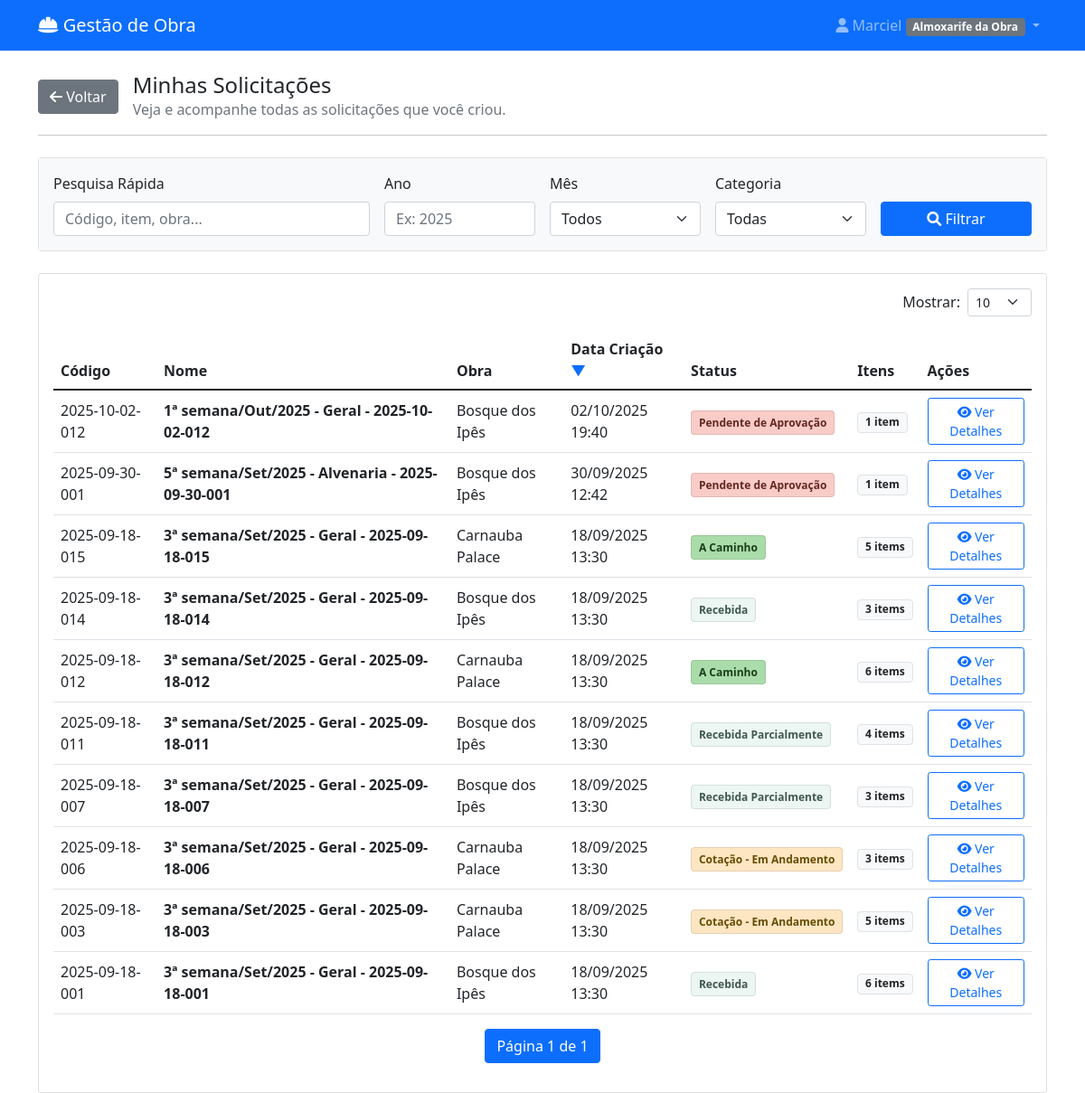
The page /minhas-solicitacoes/ (signed in) on the database its author committed.
### materiais/models.py (models this page shows, shortened)
class User(AbstractUser):
    PERFIL_CHOICES = [
        ('almoxarife_obra', 'Almoxarife da Obra'),
        ('engenheiro', 'Engenheiro'),
        ('almoxarife_escritorio', 'Almoxarife do Escritório'),
        ('diretor', 'Diretor'),
    ]
    perfil = models.CharField(max_length=30, choices=PERFIL_CHOICES)
    telefone = models.CharField(max_length=15, blank=True)
    obras = models.ManyToManyField('Obra', blank=True, related_name='usuarios')
    assinatura_imagem = models.ImageField(upload_to='assinaturas/', null=True, blank=True, verbose_name="Imagem da Assinatura")

class SolicitacaoCompra(models.Model):
    STATUS_CHOICES = [
        ('rascunho', 'Rascunho'),
        ('pendente_aprovacao', 'Pendente de Aprovação'),
        ('aprovado_engenharia', 'Aprovado - Engenharia'),
        ('aprovada', 'Cotação - Para Iniciar'),
        ('rejeitada', 'Rejeitada'),
        ('em_cotacao', 'Cotação - Em Andamento'),
        ('aguardando_resposta', 'Cotação - Aguardando Resposta'),
        ('cotacao_selecionada', 'Cotação - Recebida/Analisar'),
        ('finalizada', 'RM Gerada'),
        ('a_caminho', 'A Caminho'),
        ('recebida_parcial', 'Recebida Parcialmente'),  # <-- NOVO STATUS ADICIONADO
        ('recebida', 'Recebida'),
    ]
    numero = models.CharField(max_length=100, unique=True, blank=True, verbose_name="Código")
    solicitante = models.ForeignKey(User, on_delete=models.CASCADE, related_name='solicitacoes')
    obra = models.ForeignKey(Obra, on_delete=models.CASCADE, null=True, blank=True)
    destino = models.ForeignKey(
        DestinoEntrega,
        on_delete=models.SET_NULL,
        null=True,
        blank=True,
        verbose_name="Destino de Entrega"
    )
    categoria_sc = models.ForeignKey(
        CategoriaSC,
        on_delete=models.SET_NULL,
        null=True,
        blank=True,
        verbose_name="Categoria da SC"
    )
    data_criacao = models.DateTimeField(auto_now_add=True)
    data_necessidade = models.DateField()
    justificativa = models.TextField(verbose_name="Observação Geral")
    is_emergencial = models.BooleanField(default=False, verbose_name="Solicitação Emergencial")
    status = models.CharField(max_length=20, choices=STATUS_CHOICES, default='rascunho')
    aprovador = models.ForeignKey(User, on_delete=models.SET_NULL, null=True, blank=True, related_name='aprovacoes')
    data_aprovacao = models.DateTimeField(null=True, blank=True)
    observacoes_aprovacao = models.TextField(blank=True)
    data_recebimento = models.DateTimeField(null=True, blank=True, verbose_name="Data de Recebimento")
    recebedor = models.ForeignKey(User, on_delete=models.CASCADE, verbose_name="Recebedor", null=True, blank=True)
    sc_mae = models.ForeignKey(
        'self',
        on_delete=models.SET_NULL,
        null=True,
        blank=True,
        related_name='scs_filhas'
    )
    @property
    def nome_descritivo(self):
        if not self.numero or not self.data_criacao:
            return "SC em criação..."
        data = timezone.localtime(self.data_criacao)
        semana_do_mes = (data.day - 1) // 7 + 1
        meses = ['Jan', 'Fev', 'Mar', 'Abr', 'Mai', 'Jun', 'Jul', 'Ago', 'Set', 'Out', 'Nov', 'Dez']
        mes_str = meses[data.month - 1]
        ano_str = data.strftime('%Y')
        categoria_nome = self.categoria_sc.nome if self.categoria_sc else "Geral"
        return f"{semana_do_mes}ª semana/{mes_str}/{ano_str} - {categoria_nome} - {self.numero}"

class Obra(models.Model):
    nome = models.CharField(max_length=100, verbose_name="Nome da Obra")
    endereco = models.CharField(max_length=200, blank=True, verbose_name="Endereço")
    data_inicio = models.DateField(null=True, blank=True, verbose_name="Data de Início")
    data_fim = models.DateField(null=True, blank=True, verbose_name="Data de Fim")
    ativa = models.BooleanField(default=True, verbose_name="Ativa")
    class Meta:
        verbose_name = "Obra"
        verbose_name_plural = "Obras"

class CategoriaSC(models.Model):
    nome = models.CharField(max_length=100, unique=True)
    descricao = models.TextField(blank=True)
    class Meta:
        verbose_name = "Categoria de SC"
        verbose_name_plural = "Categorias de SC"

### materiais/views.py (the view)
# urls.py: path('minhas-solicitacoes/', views.minhas_solicitacoes, name='minhas_solicitacoes'),
@login_required
def minhas_solicitacoes(request):
    termo_busca = request.GET.get('q', '').strip()
    ano = request.GET.get('ano', '')
    mes = request.GET.get('mes', '')
    categoria_id = request.GET.get('categoria', '')
    sort_by = request.GET.get('sort', 'data_criacao')
    direction = request.GET.get('dir', 'desc')
    base_query = SolicitacaoCompra.objects.filter(solicitante=request.user)
    if termo_busca:
        base_query = base_query.filter(
            Q(numero__icontains=termo_busca) | Q(nome_descritivo__icontains=termo_busca) |
            Q(itens__descricao__icontains=termo_busca) | Q(obra__nome__icontains=termo_busca)
        ).distinct()
    if ano: base_query = base_query.filter(data_criacao__year=ano)
    if mes: base_query = base_query.filter(data_criacao__month=mes)
    if categoria_id: base_query = base_query.filter(categoria_sc_id=categoria_id)
    base_query = base_query.annotate(item_count=Count('itens'))
    status_order = Case(*[When(status=s[0], then=Value(i)) for i, s in enumerate(SolicitacaoCompra.STATUS_CHOICES)], output_field=IntegerField())
    base_query = base_query.annotate(status_order=status_order)
    valid_sort_fields = {'codigo': 'numero', 'obra': 'obra__nome', 'data_criacao': 'data_criacao', 'status': 'status_order', 'itens': 'item_count'}
    order_field = valid_sort_fields.get(sort_by, 'data_criacao')
    order = f'-{order_field}' if direction == 'desc' else order_field
    solicitacoes_list = base_query.select_related('obra').order_by(order)
    per_page = request.GET.get('per_page', 10) # Padrão de 10 itens por página
    paginator = Paginator(solicitacoes_list, per_page)
    page_number = request.GET.get('page')
    page_obj = paginator.get_page(page_number)
    context = {
        'solicitacoes': page_obj, # IMPORTANTE: Enviamos o objeto da página, não mais a lista completa
        'per_page': per_page,
        'categorias_sc': CategoriaSC.objects.all().order_by('nome'),
        'meses_opcoes': range(1, 13),
        'filtros_aplicados': { 'q': termo_busca, 'ano': ano, 'mes': mes, 'categoria': categoria_id, },
        'current_sort': sort_by,
        'current_dir': direction,
    }
    return render(request, 'materiais/minhas_solicitacoes.html', context)

### materiais/templatetags/materiais_extras.py (called while the page is built)
@register.filter
def remove_param(query_string, keys_to_remove):
    keys_to_remove = keys_to_remove.split(',')
    query_dict = QueryDict(query_string).copy()
    for key in keys_to_remove:
        if key in query_dict:
            del query_dict[key]
    return query_dict.urlencode()

### materiais/templates/materiais/minhas_solicitacoes.html (shortened to what this page needs)
{% extends 'materiais/base.html' %}
{% load materiais_extras %}
{% block content %}
<div class="d-flex align-items-center mb-3">
    <a href="{% url 'materiais:dashboard' %}" class="btn btn-secondary me-3"><i class="fas fa-arrow-left"></i> Voltar</a>
    <div>
        <h4 class="mb-0">Minhas Solicitações</h4>
        <p class="text-muted mb-0">Veja e acompanhe todas as solicitações que você criou.</p>
    </div>
</div>
<hr class="mb-4">
<div class="card mb-4">
    <div class="card-body bg-light">
        <form method="GET" action="{% url 'materiais:minhas_solicitacoes' %}">
            <div class="row g-3 align-items-end">
                <div class="col-md-4"><label for="q" class="form-label">Pesquisa Rápida</label><input type="text" name="q" id="q" class="form-control" value="{{ filtros_aplicados.q }}" placeholder="Código, item, obra..."></div>
                <div class="col-md-2"><label for="ano" class="form-label">Ano</label><input type="number" name="ano" id="ano" class="form-control" value="{{ filtros_aplicados.ano }}" placeholder="Ex: 2025"></div>
                <div class="col-md-2"><label for="mes" class="form-label">Mês</label><select name="mes" id="mes" class="form-select"><option value="">Todos</option></select></div>
                <div class="col-md-2"><label for="categoria" class="form-label">Categoria</label><select name="categoria" id="categoria" class="form-select"><option value="">Todas</option></select></div>
                <div class="col-md-2"><button type="submit" class="btn btn-primary w-100"><i class="fas fa-search"></i> Filtrar</button></div>
            </div>
        </form>
    </div>
</div>
<div class="card">
    <div class="card-body">
        <div class="d-flex justify-content-end mb-3">
            <form method="GET" action="" class="d-flex align-items-center">
                <label for="per_page" class="form-label me-2 mb-0">Mostrar:</label>
                <select name="per_page" id="per_page" class="form-select form-select-sm" style="width: auto;" onchange="this.form.submit()">
                    <option value="10" {% if per_page == '10' %}selected{% endif %}>10</option>
                </select>
            </form>
        </div>
        {% if solicitacoes %}
            <div class="table-responsive">
                <table class="table table-hover align-middle">
                    <thead>
                        <tr>
                            {% with base_url=request.path url_params=request.GET.urlencode|remove_param:'sort,dir' %}
                            <th class="sortable">
                                <a href="{{ base_url }}?sort=codigo&dir={% if current_sort == 'codigo' and current_dir == 'asc' %}desc{% else %}asc{% endif %}&{{ url_params }}">
                                    Código
                                </a>
                            </th>
                            <th>Nome</th>
                            <th class="sortable">
                                <a href="{{ base_url }}?sort=obra&dir={% if current_sort == 'obra' and current_dir == 'asc' %}desc{% else %}asc{% endif %}&{{ url_params }}">
                                    Obra
                                </a>
                            </th>
                            <th class="sortable">
                                <a href="{{ base_url }}?sort=data_criacao&dir={% if current_sort == 'data_criacao' and current_dir == 'asc' %}desc{% else %}asc{% endif %}&{{ url_params }}">
                                    Data Criação <span class="sort-icon">{% if current_sort == 'data_criacao' or not current_sort %}{% if current_dir == 'asc' %}&#9650;{% else %}&#9660;{% endif %}{% endif %}</span>
                                </a>
                            </th>
                            <th class="sortable">
                                <a href="{{ base_url }}?sort=status&dir={% if current_sort == 'status' and current_dir == 'asc' %}desc{% else %}asc{% endif %}&{{ url_params }}">
                                    Status
                                </a>
                            </th>
                            <th class="sortable">
                                <a href="{{ base_url }}?sort=itens&dir={% if current_sort == 'itens' and current_dir == 'asc' %}desc{% else %}asc{% endif %}&{{ url_params }}">
                                    Itens
                                </a>
                            </th>
                            <th>Ações</th>
                            {% endwith %}
                        </tr>
                    </thead>
                    <tbody>
                        {% for solicitacao in solicitacoes %}
                        <tr>
                            <td>{{ solicitacao.numero }}</td>
                            <td><strong>{{ solicitacao.nome_descritivo }}</strong></td>
                            <td>{{ solicitacao.obra.nome|default:"-" }}</td>
                            <td>{{ solicitacao.data_criacao|date:"d/m/Y H:i" }}</td>
                            <td>
                                {% if solicitacao.status == 'pendente_aprovacao' %}<span class="status-badge badge-aberto">{{ solicitacao.get_status_display }}</span>
                                {% elif solicitacao.status == 'aprovada' or solicitacao.status == 'aprovado_engenharia' %}<span class="status-badge badge-aprovado">{{ solicitacao.get_status_display }}</span>
                                {% elif solicitacao.status == 'em_cotacao' or solicitacao.status == 'aguardando_resposta' or solicitacao.status == 'cotacao_selecionada' %}<span class="status-badge badge-cotacao">{{ solicitacao.get_status_display }}</span>
                                {% elif solicitacao.status == 'finalizada' %}<span class="status-badge badge-finalizada">{{ solicitacao.get_status_display }}</span>
                                {% elif solicitacao.status == 'a_caminho' %}<span class="status-badge badge-caminho">{{ solicitacao.get_status_display }}</span>
                                {% elif solicitacao.status == 'recebida' or solicitacao.status == 'recebida_parcial' %}<span class="status-badge badge-entregue">{{ solicitacao.get_status_display }}</span>
                                {% elif solicitacao.status == 'rejeitada' %}<span class="status-badge badge-rejeitada">{{ solicitacao.get_status_display }}</span>
                                {% else %}<span class="badge bg-secondary">{{ solicitacao.get_status_display }}</span>{% endif %}
                            </td>
                            <td>
                                <span class="badge bg-light text-dark border">{{ solicitacao.item_count }} item{{ solicitacao.item_count|pluralize:"s" }}</span>
                            </td>
                            <td>
                                <button class="btn btn-sm btn-outline-primary btn-ver-detalhes" data-bs-toggle="modal" data-bs-target="#modalDetalhesSC" data-sc-id="{{ solicitacao.id }}">
                                    <i class="fas fa-eye"></i> Ver Detalhes
                                </button>
                            </td>
                        </tr>
                        {% endfor %}
                    </tbody>
                </table>
            </div>
            <nav>
                <ul class="pagination justify-content-center">
                    <li class="page-item active" aria-current="page">
                        <span class="page-link">Página {{ solicitacoes.number }} de {{ solicitacoes.paginator.num_pages }}</span>
                    </li>
                </ul>
            </nav>
        {% else %}
            <div class="text-center p-5">
                <i class="fas fa-inbox fa-3x text-muted mb-3"></i>
                <h5>Nenhuma solicitação encontrada</h5>
                <p class="text-muted">Tente ajustar os filtros ou crie uma nova solicitação.</p>
            </div>
        {% endif %}
    </div>
</div>
{% endblock %}

### materiais/templates/materiais/base.html (shortened to what this page needs)
<!DOCTYPE html>
<html lang="pt-br">
<head>
    <link href="https://cdn.jsdelivr.net/npm/bootstrap@5.1.3/dist/css/bootstrap.min.css" rel="stylesheet">
    <link href="https://cdnjs.cloudflare.com/ajax/libs/font-awesome/6.0.0/css/all.min.css" rel="stylesheet">
</head>
<body>
    <nav class="navbar navbar-expand-lg navbar-dark bg-primary">
        <div class="container">
            <a class="navbar-brand" href="{% url 'materiais:dashboard' %}">
                <i class="fas fa-hard-hat"></i> Gestão de Obra
            </a>
            {% if user.is_authenticated %}
            <div class="navbar-nav ms-auto">
                <div class="nav-item dropdown">
                    <a class="nav-link dropdown-toggle" href="#" role="button" data-bs-toggle="dropdown">
                        <i class="fas fa-user"></i> {{ user.get_full_name|default:user.username }}
                        <span class="badge bg-secondary">{{ user.get_perfil_display }}</span>
                    </a>
                </div>
            </div>
            {% endif %}
        </div>
    </nav>
    <div class="container mt-4">
        {% block content %}
        {% endblock %}
    </div>
</body>
</html>

### rows shown on the page
User: get_full_name "Marciel", perfil "Almoxarife da Obra"
SolicitacaoCompra: numero "2025-10-02-012", nome_descritivo "1ª semana/Out/2025 - Geral - 2025-10-02-012", obra.nome "Bosque dos Ipês", data_criacao "02/10/2025 19:40", status "Pendente de Aprovação", item_count "1"
SolicitacaoCompra: numero "2025-09-30-001", nome_descritivo "5ª semana/Set/2025 - Alvenaria - 2025-09-30-001", obra.nome "Bosque dos Ipês", data_criacao "30/09/2025 12:42", status "Pendente de Aprovação", item_count "1"
SolicitacaoCompra: numero "2025-09-18-015", nome_descritivo "3ª semana/Set/2025 - Geral - 2025-09-18-015", obra.nome "Carnauba Palace", data_criacao "18/09/2025 13:30", status "A Caminho", item_count "5"
SolicitacaoCompra: numero "2025-09-18-014", nome_descritivo "3ª semana/Set/2025 - Geral - 2025-09-18-014", obra.nome "Bosque dos Ipês", data_criacao "18/09/2025 13:30", status "Recebida", item_count "3"
SolicitacaoCompra: numero "2025-09-18-012", nome_descritivo "3ª semana/Set/2025 - Geral - 2025-09-18-012", obra.nome "Carnauba Palace", data_criacao "18/09/2025 13:30", status "A Caminho", item_count "6"
SolicitacaoCompra: numero "2025-09-18-011", nome_descritivo "3ª semana/Set/2025 - Geral - 2025-09-18-011", obra.nome "Bosque dos Ipês", data_criacao "18/09/2025 13:30", status "Recebida Parcialmente", item_count "4"
SolicitacaoCompra: numero "2025-09-18-007", nome_descritivo "3ª semana/Set/2025 - Geral - 2025-09-18-007", obra.nome "Bosque dos Ipês", data_criacao "18/09/2025 13:30", status "Recebida Parcialmente", item_count "3"
SolicitacaoCompra: numero "2025-09-18-006", nome_descritivo "3ª semana/Set/2025 - Geral - 2025-09-18-006", obra.nome "Carnauba Palace", data_criacao "18/09/2025 13:30", status "Cotação - Em Andamento", item_count "3"
SolicitacaoCompra: numero "2025-09-18-003", nome_descritivo "3ª semana/Set/2025 - Geral - 2025-09-18-003", obra.nome "Carnauba Palace", data_criacao "18/09/2025 13:30", status "Cotação - Em Andamento", item_count "5"
SolicitacaoCompra: numero "2025-09-18-001", nome_descritivo "3ª semana/Set/2025 - Geral - 2025-09-18-001", obra.nome "Bosque dos Ipês", data_criacao "18/09/2025 13:30", status "Recebida", item_count "6"

### other values the page prints
{{ solicitacoes.number }} "1"
{{ solicitacoes.paginator.num_pages }} "1"
